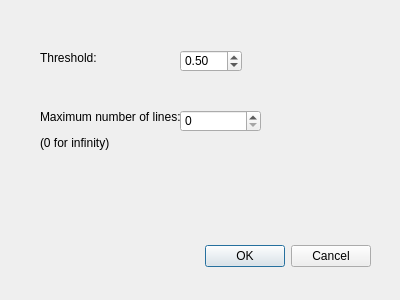
<?xml version="1.0" encoding="UTF-8"?>
<ui version="4.0">
 <class>orientationDialog</class>
 <widget class="QDialog" name="orientationDialog">
  <property name="geometry">
   <rect>
    <x>0</x>
    <y>0</y>
    <width>400</width>
    <height>300</height>
   </rect>
  </property>
  <property name="windowTitle">
   <string>Orientation Analysis</string>
  </property>
  <widget class="QDialogButtonBox" name="buttonBox">
   <property name="geometry">
    <rect>
     <x>30</x>
     <y>240</y>
     <width>341</width>
     <height>32</height>
    </rect>
   </property>
   <property name="orientation">
    <enum>Qt::Horizontal</enum>
   </property>
   <property name="standardButtons">
    <set>QDialogButtonBox::Cancel|QDialogButtonBox::Ok</set>
   </property>
  </widget>
  <widget class="QLabel" name="lblThresholdText">
   <property name="geometry">
    <rect>
     <x>40</x>
     <y>50</y>
     <width>71</width>
     <height>16</height>
    </rect>
   </property>
   <property name="text">
    <string>Threshold:</string>
   </property>
  </widget>
  <widget class="QDoubleSpinBox" name="doubleSpinBoxThreshold">
   <property name="geometry">
    <rect>
     <x>180</x>
     <y>50</y>
     <width>62</width>
     <height>22</height>
    </rect>
   </property>
   <property name="maximum">
    <double>1.000000000000000</double>
   </property>
   <property name="singleStep">
    <double>0.050000000000000</double>
   </property>
   <property name="value">
    <double>0.500000000000000</double>
   </property>
  </widget>
  <widget class="QLabel" name="lblLineCount">
   <property name="geometry">
    <rect>
     <x>40</x>
     <y>110</y>
     <width>151</width>
     <height>41</height>
    </rect>
   </property>
   <property name="text">
    <string>&lt;html&gt;&lt;head/&gt;&lt;body&gt;&lt;p&gt;Maximum number of lines:&lt;/p&gt;&lt;p&gt;(0 for infinity)&lt;/p&gt;&lt;/body&gt;&lt;/html&gt;</string>
   </property>
   <property name="wordWrap">
    <bool>true</bool>
   </property>
  </widget>
  <widget class="QSpinBox" name="spinBoxMaxLines">
   <property name="geometry">
    <rect>
     <x>180</x>
     <y>110</y>
     <width>81</width>
     <height>22</height>
    </rect>
   </property>
   <property name="maximum">
    <number>1000</number>
   </property>
  </widget>
 </widget>
 <resources/>
 <connections>
  <connection>
   <sender>buttonBox</sender>
   <signal>accepted()</signal>
   <receiver>orientationDialog</receiver>
   <slot>accept()</slot>
   <hints>
    <hint type="sourcelabel">
     <x>248</x>
     <y>254</y>
    </hint>
    <hint type="destinationlabel">
     <x>157</x>
     <y>274</y>
    </hint>
   </hints>
  </connection>
  <connection>
   <sender>buttonBox</sender>
   <signal>rejected()</signal>
   <receiver>orientationDialog</receiver>
   <slot>reject()</slot>
   <hints>
    <hint type="sourcelabel">
     <x>316</x>
     <y>260</y>
    </hint>
    <hint type="destinationlabel">
     <x>286</x>
     <y>274</y>
    </hint>
   </hints>
  </connection>
 </connections>
</ui>
